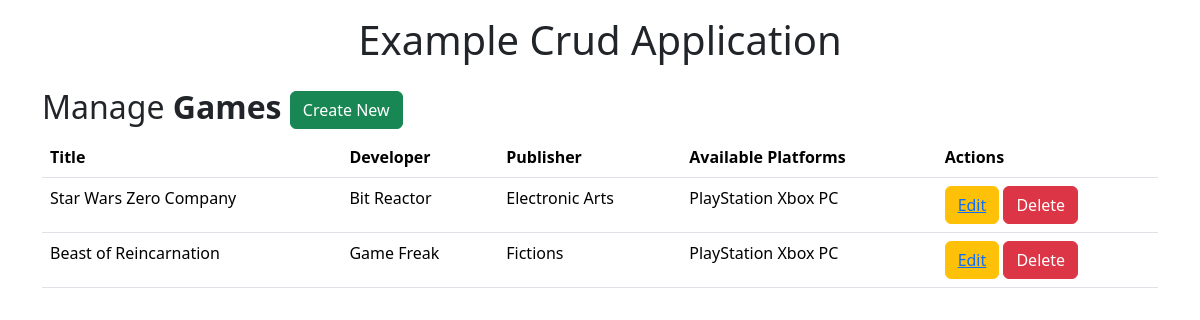
The page / on the database its author committed.
### app.py (models this page shows)
class Game(db.Model):
    __tablename__ = 'Games'
    id = db.Column(db.Integer, primary_key=True, autoincrement=True )
    title = db.Column(db.String(50))
    developer = db.Column(db.String(50))
    publisher = db.Column(db.String(50))
    available_platforms = db.Column(db.String(100))

### app.py (the view)
@app.route('/',methods = ['GET','POST'])
def index():
    if request.method == "POST":
        title = request.form["title"]
        developer = request.form["developer"]
        publisher = request.form["publisher"]
        available_platforms = request.form["available_platforms"]
        new_game = Game(title=title, developer=developer, publisher=publisher, available_platforms=available_platforms)
        db.session.add(new_game)
        db.session.commit()
        return redirect("/")
    elif request.method == "GET":
        games = Game.query.all()
        return render_template("index.html", games=games)

### templates/index.html (shortened to what this page needs)
{% extends 'base.html' %}
{% block body %}
<div class="container">
    <h2>Manage <b>Games</b> <button type="button" class="btn btn-success float-right"
        data-bs-toggle="modal" data-bs-target="#gameModal">Create New</button></h2>
    <table class="table">
        <thead>
            <tr>
                <th >Title</th>
                <th >Developer</th>
                <th >Publisher</th>
                <th >Available Platforms</th>
                <th >Actions</th>
            </tr>
        </thead>
        <tbody>
            {% for game in games %}
                <tr>
                    <td>{{game.title}}</td>
                    <td>{{game.developer}}</td>
                    <td>{{game.publisher}}</td>
                    <td>{{game.available_platforms}}</td>
                    <td><button class="btn btn-warning"><a href="{{url_for('edit_game', id=game.id)}}">Edit</a></button>
                        <form action="{{url_for('delete_game', id=game.id)}}" method="POST" style="display:inline;">
                            <button class="btn btn-danger" type="submit">Delete</button>
                        </form>
                    </td>
                </tr>
            {% endfor %}
        </tbody>
    </table>
</div>
{% endblock %}

### templates/base.html (shortened to what this page needs)
<!DOCTYPE html>
<html lang="en">
    <head>
        <link href="https://cdn.jsdelivr.net/npm/bootstrap@5.3.3/dist/css/bootstrap.min.css" rel="stylesheet">
    </head>
    </head>
    <body>
        {% block body %} {% endblock %}
    </body>
</html>

### templates/header.html (shortened to what this page needs)
{% extends 'base.html' %}
{% block body %}
<div class="jumbotron p-3">
    <div class="well text-center">
        <h1>Example Crud Application</h1>
    </div>
</div>
{% endblock %}

### rows shown on the page
Game: title "Star Wars Zero Company", developer "Bit Reactor", publisher "Electronic Arts", available_platforms "PlayStation Xbox PC"
Game: title "Beast of Reincarnation", developer "Game Freak", publisher "Fictions", available_platforms "PlayStation Xbox PC"
